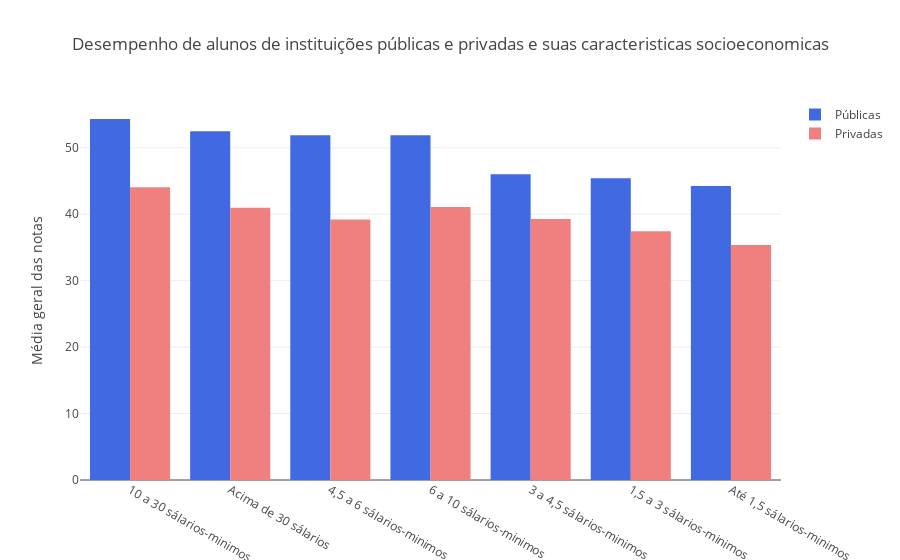

The code cell stored with this chart in its notebook:
### Markdown cell above
### O desempenho dos alunos de universidade privada foram melhores do que o de universidades públicas? Para alunos com mesma características socioeconômicas

### Code cell
dados_nordeste_publicas = dados_nordeste[(dados_nordeste["CO_CATEGAD"]== 1)].append(dados_nordeste[(dados_nordeste["CO_CATEGAD"]== 2)]).append(dados_nordeste[(dados_nordeste["CO_CATEGAD"]== 3)])
dados_nordeste_publicas = dados_nordeste_publicas[dados_nordeste_publicas["QE_I08_Convertido"] != "Não informado"]
order_q08_publicas = pd.DataFrame(dados_nordeste_publicas.groupby('QE_I08_Convertido')['NT_GER'].mean()).reset_index(
        ).sort_values(by='NT_GER', ascending=False)

dados_nordeste_privadas = dados_nordeste[(dados_nordeste["CO_CATEGAD"]== 4)].append(dados_nordeste[(dados_nordeste["CO_CATEGAD"]== 5)])
dados_nordeste_privadas = dados_nordeste_privadas[dados_nordeste_privadas["QE_I08_Convertido"] != "Não informado"]
order_q08_privadas = pd.DataFrame(dados_nordeste_privadas.groupby('QE_I08_Convertido')['NT_GER'].mean()).reset_index(
        ).sort_values(by='NT_GER', ascending=False)

layout = go.Layout(
    title=go.layout.Title(
        text='Desempenho de alunos de instituições públicas e privadas e suas caracteristicas socioeconomicas',
        x=0.5
    ),
    yaxis=go.layout.YAxis(
        title=go.layout.yaxis.Title(
            text='Média geral das notas',
            )
    ))

fig = go.Figure(layout=layout)
fig.add_trace(go.Bar(
            x=order_q08_publicas["QE_I08_Convertido"],
            y=order_q08_publicas["NT_GER"],
            marker_color="#4169E1",
            name="Públicas"
    ))

fig.add_trace(go.Bar(
            x=order_q08_privadas["QE_I08_Convertido"],
            y=order_q08_privadas["NT_GER"],
            marker_color="#F08080",
            name="Privadas"
    ))
iplot(fig)

### Figure 1 — Plotly figure (JSON) as saved in the notebook; plotly's stock layout.template omitted (floating-point values rounded to 4 significant figures)
{"data": [{"marker": {"color": "#4169E1"}, "name": "Públicas", "type": "bar", "uid": "ed401bd6-ab28-4584-85cc-c2bf4f47c6b4", "x": ["10 a 30 sálarios-minimos", "Acima de 30 sálarios", "4,5 a 6 sálarios-minimos", "6 a 10 sálarios-minimos", "3 a 4,5 sálarios-minimos", "1,5 a 3 sálarios-minimos", "Até 1,5 sálarios-minimos"], "y": [54.33, 52.49, 51.9, 51.87, 46.03, 45.42, 44.24]}, {"marker": {"color": "#F08080"}, "name": "Privadas", "type": "bar", "uid": "3abc3fb3-b20d-4470-8330-51781d50b4d5", "x": ["10 a 30 sálarios-minimos", "6 a 10 sálarios-minimos", "Acima de 30 sálarios", "3 a 4,5 sálarios-minimos", "4,5 a 6 sálarios-minimos", "1,5 a 3 sálarios-minimos", "Até 1,5 sálarios-minimos"], "y": [44.08, 41.09, 40.96, 39.29, 39.22, 37.45, 35.35]}], "layout": {"title": {"text": "Desempenho de alunos de instituições públicas e privadas e suas caracteristicas socioeconomicas", "x": 0.5}, "yaxis": {"title": {"text": "Média geral das notas"}}}}
